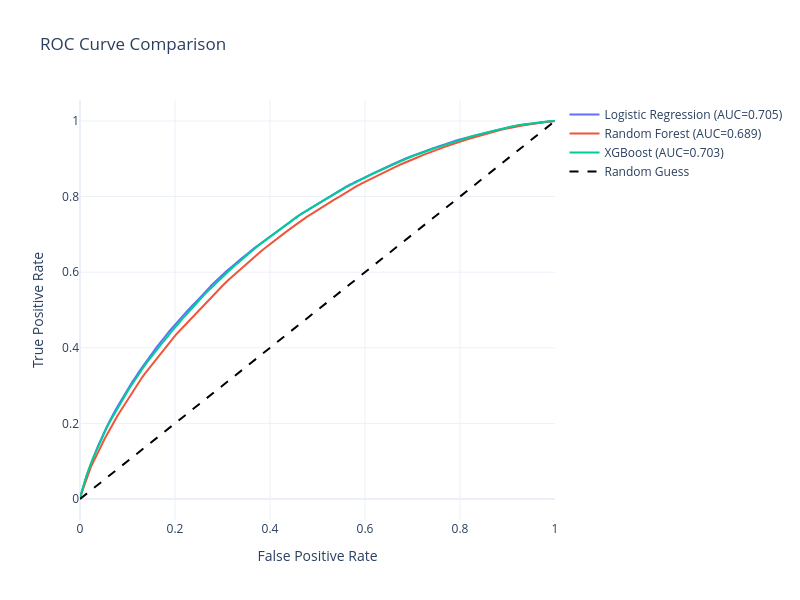

The notebook cell saved with this chart:
### Code cell
fig = go.Figure()

for result in results:
    fpr, tpr, _ = roc_curve(y_test, result["y_prob"])

    fig.add_trace(
        go.Scatter(
            x=fpr,
            y=tpr,
            mode="lines",
            name=f"{result['Model']} (AUC={result['ROC-AUC']:.3f})"
        )
    )

# Random classifier
fig.add_trace(
    go.Scatter(
        x=[0, 1],
        y=[0, 1],
        mode="lines",
        line=dict(dash="dash", color="black"),
        name="Random Guess"
    )
)

fig.update_layout(
    title="ROC Curve Comparison",
    xaxis_title="False Positive Rate",
    yaxis_title="True Positive Rate",
    template="plotly_white",
    width=800,
    height=600
)

fig.show()

### Figure 1 — Plotly figure (JSON) as saved in the notebook; plotly's stock layout.template omitted (floating-point values rounded to 4 significant figures; data arrays with more than 128 entries replaced by an {"elided": "..."} marker saying what was removed)
{"data": [{"mode": "lines", "name": "Logistic Regression (AUC=0.705)", "type": "scatter", "x": {"elided": "78553 float values"}, "y": {"elided": "78553 float values"}}, {"mode": "lines", "name": "Random Forest (AUC=0.689)", "type": "scatter", "x": {"elided": "182 float values"}, "y": {"elided": "182 float values"}}, {"mode": "lines", "name": "XGBoost (AUC=0.703)", "type": "scatter", "x": {"elided": "81489 float values"}, "y": {"elided": "81489 float values"}}, {"line": {"color": "black", "dash": "dash"}, "mode": "lines", "name": "Random Guess", "type": "scatter", "x": [0, 1], "y": [0, 1]}], "layout": {"height": 600, "title": {"text": "ROC Curve Comparison"}, "width": 800, "xaxis": {"title": {"text": "False Positive Rate"}}, "yaxis": {"title": {"text": "True Positive Rate"}}}}
